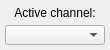
<?xml version="1.0" encoding="UTF-8"?>
<ui version="4.0">
 <class>TFModifier1D</class>
 <widget class="QWidget" name="TFModifier1D">
  <property name="geometry">
   <rect>
    <x>0</x>
    <y>0</y>
    <width>110</width>
    <height>50</height>
   </rect>
  </property>
  <property name="sizePolicy">
   <sizepolicy hsizetype="Preferred" vsizetype="Preferred">
    <horstretch>0</horstretch>
    <verstretch>0</verstretch>
   </sizepolicy>
  </property>
  <property name="minimumSize">
   <size>
    <width>110</width>
    <height>50</height>
   </size>
  </property>
  <property name="maximumSize">
   <size>
    <width>16777215</width>
    <height>16777215</height>
   </size>
  </property>
  <property name="windowTitle">
   <string>Form</string>
  </property>
  <widget class="QLabel" name="activeViewLabel">
   <property name="geometry">
    <rect>
     <x>5</x>
     <y>5</y>
     <width>100</width>
     <height>15</height>
    </rect>
   </property>
   <property name="minimumSize">
    <size>
     <width>0</width>
     <height>15</height>
    </size>
   </property>
   <property name="maximumSize">
    <size>
     <width>16777215</width>
     <height>15</height>
    </size>
   </property>
   <property name="text">
    <string>Active channel:</string>
   </property>
   <property name="alignment">
    <set>Qt::AlignCenter</set>
   </property>
  </widget>
  <widget class="QComboBox" name="activeViewBox">
   <property name="geometry">
    <rect>
     <x>5</x>
     <y>25</y>
     <width>100</width>
     <height>20</height>
    </rect>
   </property>
   <property name="minimumSize">
    <size>
     <width>0</width>
     <height>20</height>
    </size>
   </property>
   <property name="maximumSize">
    <size>
     <width>16777215</width>
     <height>20</height>
    </size>
   </property>
  </widget>
 </widget>
 <resources/>
 <connections/>
</ui>
